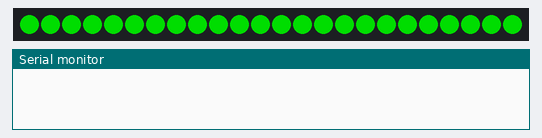
This sketch was run on a simulated Arduino Uno, built with avr-gcc and run on an emulated ATmega328P. On the bench: 24 RGB LEDs in strip order, left to right, the last lines printed to the serial monitor. Dim RGB values are drawn brighter than linear; random numbers use the default seed unless the sketch sets one.

Above: at 0.1 s.
At 1.16 s:
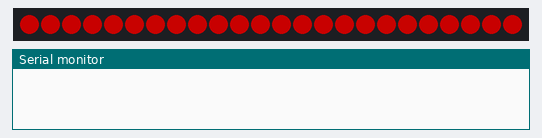
At 10.35 s:
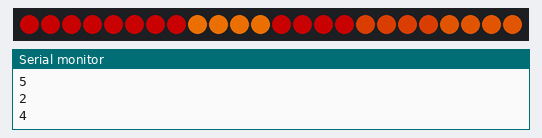
At 19.86 s:
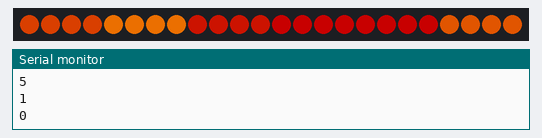
At 29.36 s:
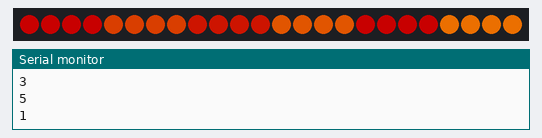
At 39.19 s:
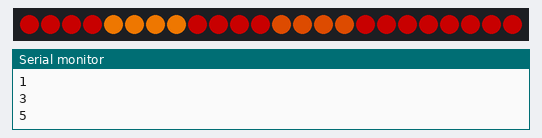

The sketch:

driftwood.ino
```cpp
#include <Adafruit_NeoPixel.h>

int LEDPIN = 2;
const int LEDS = 24;
int frameRate = 30;
int frame = 0;

int pixels[6][4] = {
  {0,1,2,3},
  {4,5,6,7},
  {8,9,10,11},
  {12,13,14,15},
  {16,17,18,19},
  {20,21,22,23}
};

int levels[6][2] = {
  {0,0},
  {1,0},
  {0,0},
  {0,0},
  {1,0},
  {0,0}
};

Adafruit_NeoPixel strip = Adafruit_NeoPixel(LEDS, LEDPIN, NEO_GRB + NEO_KHZ800);

void renderStrip() {
  strip.show();
  delay(frameRate);
  for (int led = 0; led < LEDS; led++) {
    strip.setPixelColor(led, 100, 0, 0);
  }
  frame++;
}

void setup() {
  Serial.begin(9600);

  strip.begin();
  strip.show();

  for (int led = 0; led < LEDS; led++) {
    strip.setPixelColor(led, 0, 150, 0);
  }
  strip.show();
  delay(1000);
}

void loop() {
  if (frame == 50) {
    int spark = random(6);
    Serial.println(spark);
    levels[spark][0] = 1;
    frame = 0;
  }

  for (int pixel = 0; pixel < 6; pixel++) {
    if (levels[pixel][0] == 1 && levels[pixel][1] < 100) {
      levels[pixel][1]++;
    } else if (levels[pixel][0] == 1 && levels[pixel][1] == 100) {
      levels[pixel][0] = 0;
    } else if (levels[pixel][0] == 0 && levels[pixel][1] > 0) {
      levels[pixel][1]--;
    }
  }

  for (int render = 0; render < 6; render++) {
    for (int four = 0; four < 4; four++) {
      strip.setPixelColor(pixels[render][four], levels[render][1] + 100, levels[render][1], 0);
    }
  }

  renderStrip();
}
```
